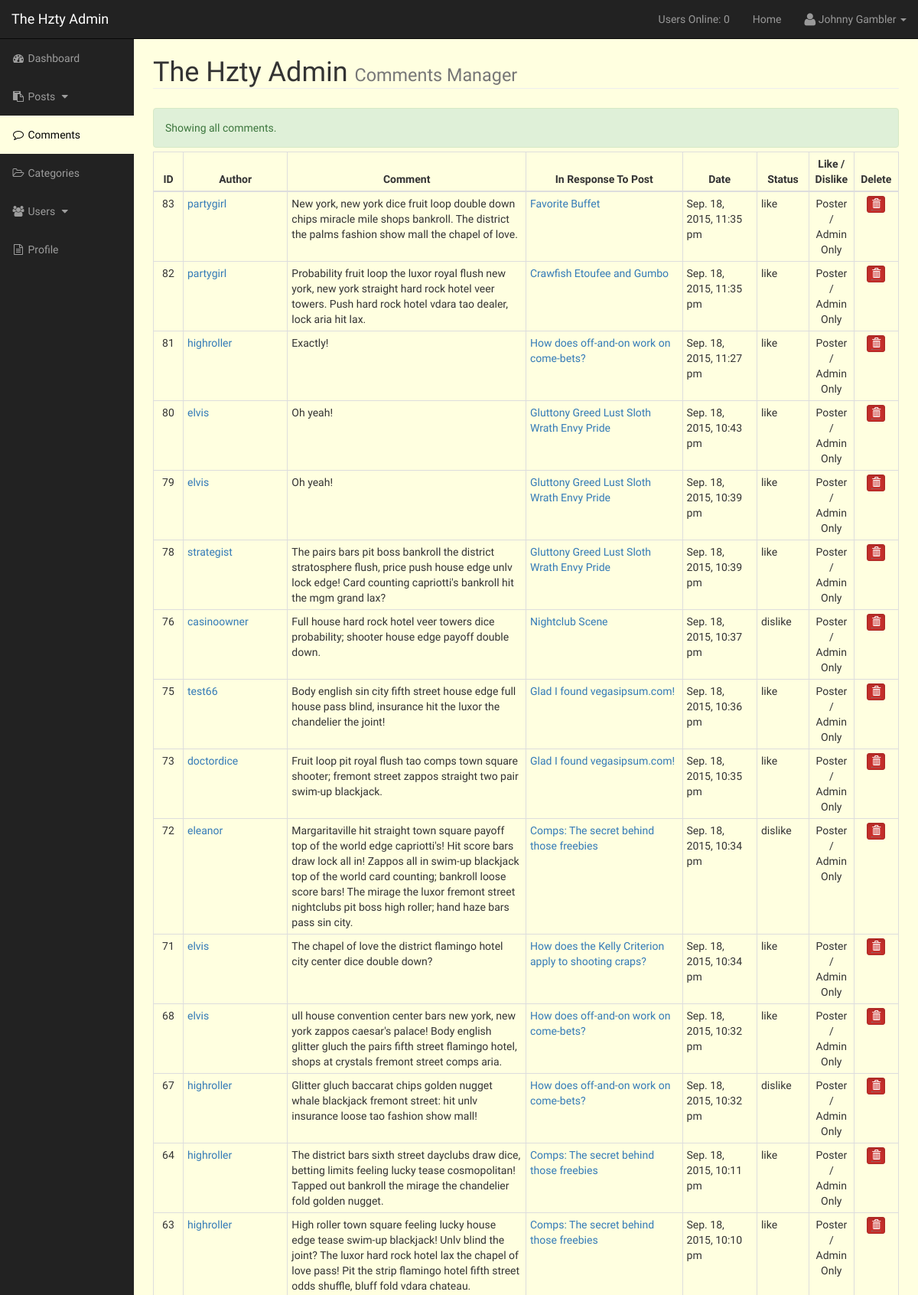
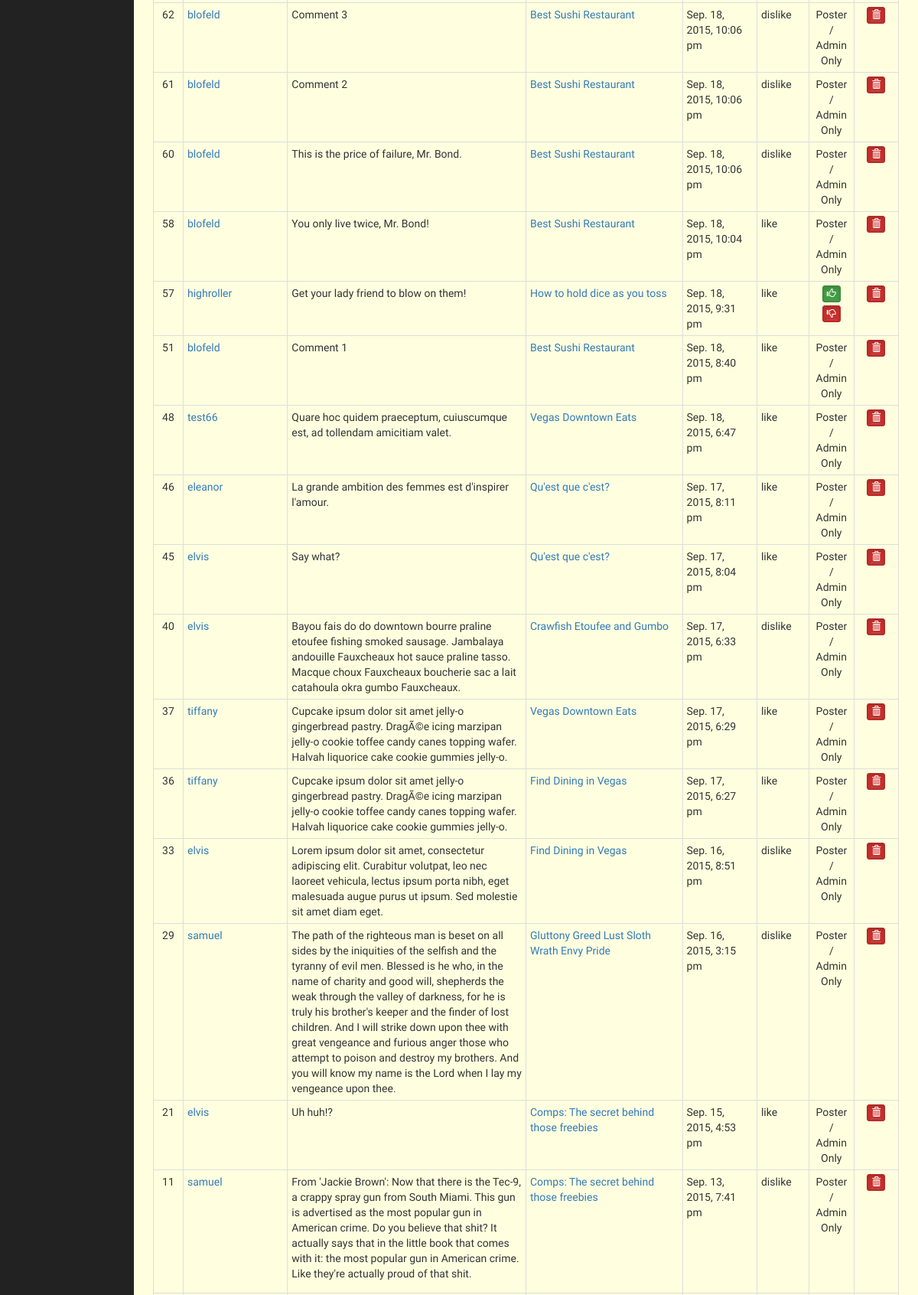
Before: /admin/comments.php (signed in, upper part) with the older database file (2 pictures, top to bottom).
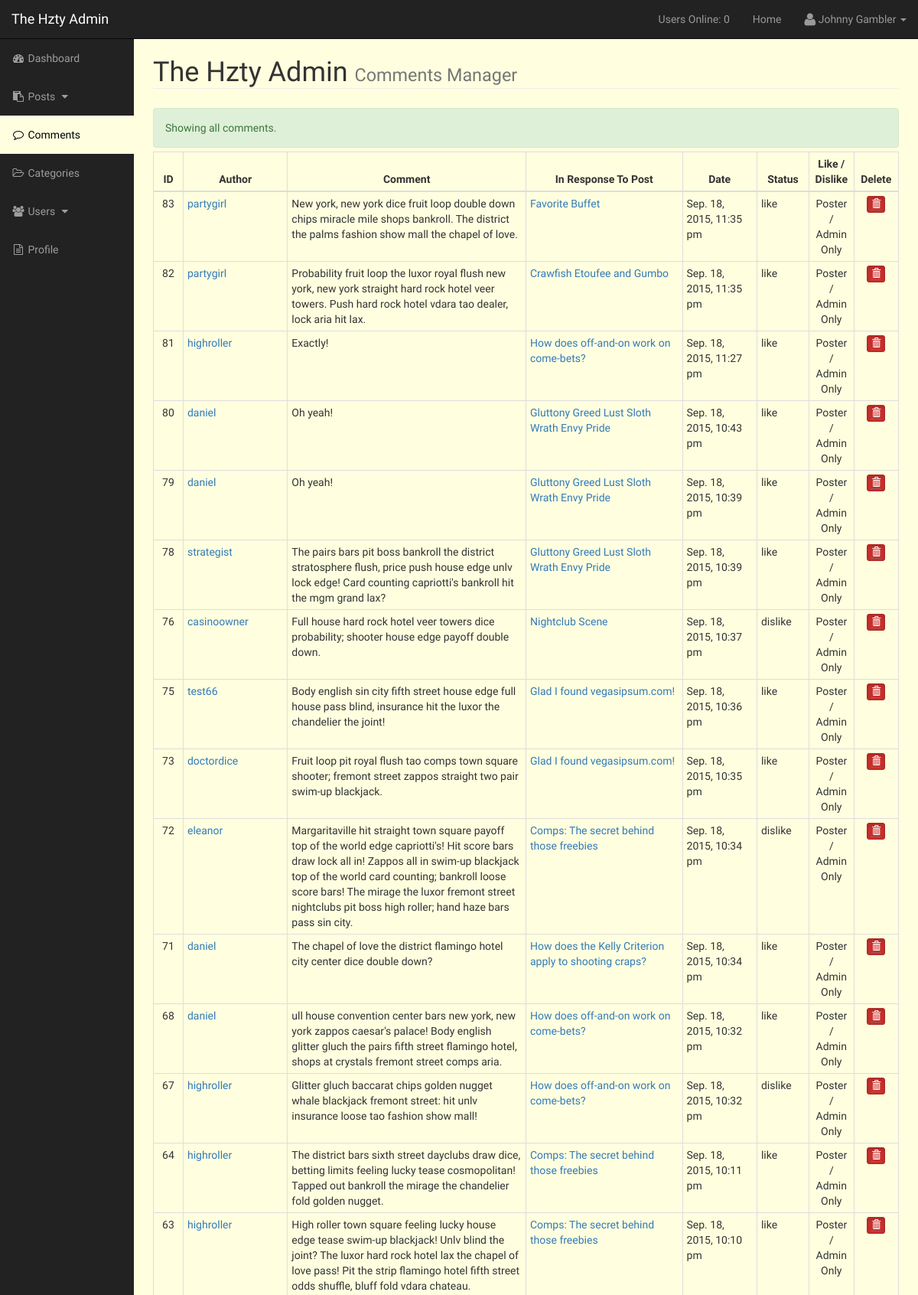
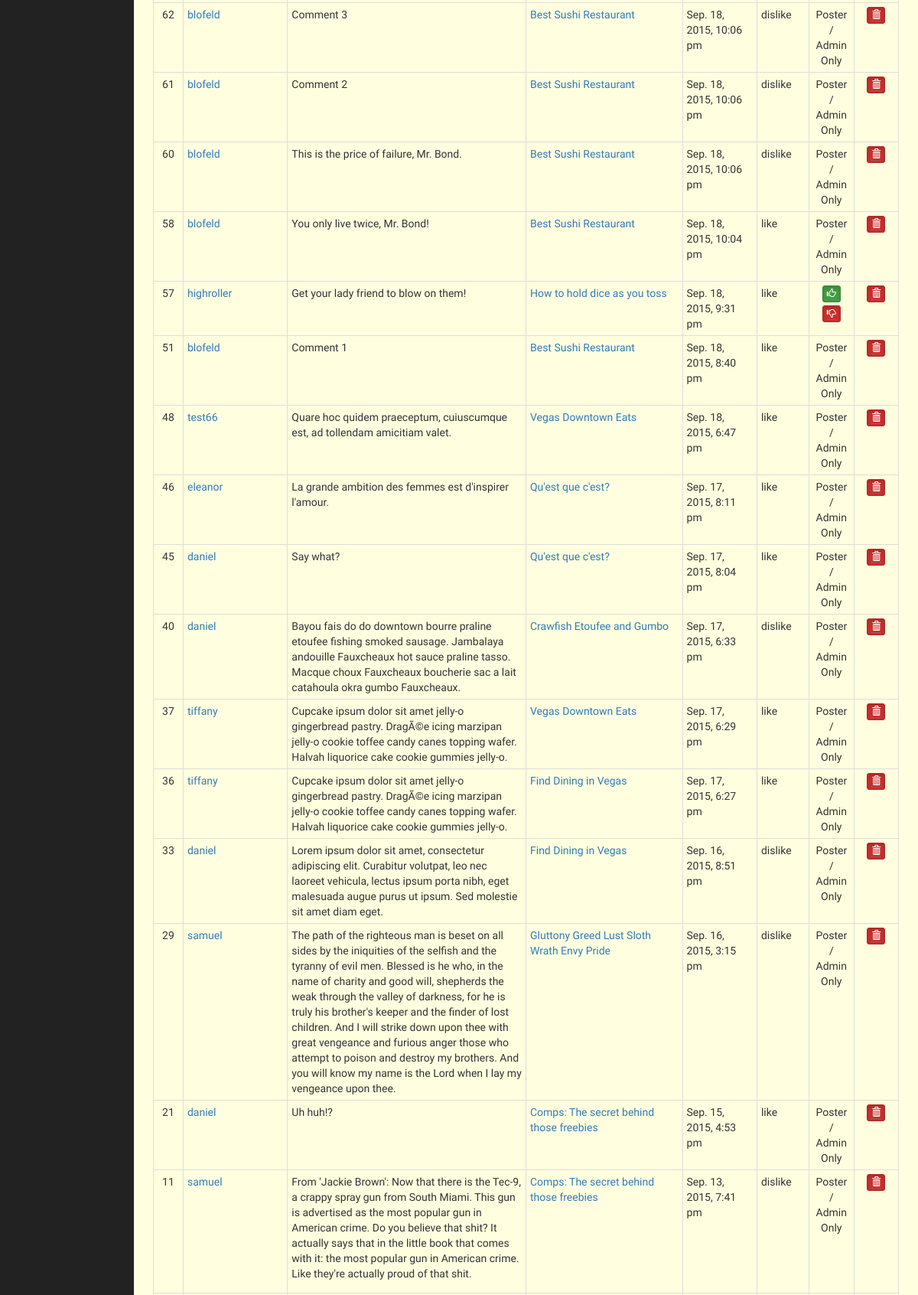
After: the same page with the newer database file (2 pictures, top to bottom).
### tables this page shows
CREATE TABLE `cms_comments` (
  `comment_id` int(3) NOT NULL,
  `comment_post_id` int(3) NOT NULL,
  `comment_author` varchar(50) NOT NULL,
  `comment_content` text NOT NULL,
  `comment_status` varchar(50) NOT NULL,
  `comment_date` datetime NOT NULL
);

CREATE TABLE `cms_posts` (
  `post_id` int(3) NOT NULL,
  `post_cat_id` int(3) NOT NULL,
  `post_title` varchar(100) NOT NULL,
  `post_author` varchar(50) NOT NULL,
  `post_date` timestamp NOT NULL DEFAULT CURRENT_TIMESTAMP,
  `post_image` varchar(50) NOT NULL DEFAULT 'xyz.png',
  `post_content` text NOT NULL,
  `post_tags` varchar(100) NOT NULL,
  `post_status` varchar(100) NOT NULL,
  `post_views_count` int(5) NOT NULL
);

### admin/admin_includes/admin_view_all_comments.php (the view, shortened to what the changed rows need)
<?php if(empty($_SESSION['userid'])):?>
	<h2>Sorry! You are not authorized to use this page.</h2>
	<a href="../index.php" class="btn btn-primary add-del-btn">Home</a>
	<a href="posts.php?source=" class="btn btn-primary add-del-btn">View Posts</a>
	<a href="profile.php" class="btn btn-primary add-del-btn">Profile</a>
	<a href="../includes/logout.php" class="btn btn-primary add-del-btn">Log Out</a>
<?php else:?>
<?php
	if(isset($_GET['pid'])) {
		$pid = mysqli_real_escape_string($con, $_GET['pid']);
		$q = "SELECT cms_comments.*, cms_posts.post_id, cms_posts.post_title,
						cms_posts.post_author
					FROM cms_comments
					INNER JOIN cms_posts
					ON cms_comments.comment_post_id = cms_posts.post_id
					WHERE cms_comments.comment_post_id = $pid
					ORDER BY cms_comments.comment_date DESC";
		$div_msg = "Showing comments for this post. ";
		if($_SESSION['role'] == 'Administrator') {
			$div_msg .= "<a href='comments.php'>Show All</a>";
		}
	} else {
		$q = "SELECT cms_comments.*, cms_posts.post_id, cms_posts.post_title,
						cms_posts.post_author
					FROM cms_comments
					INNER JOIN cms_posts
					ON cms_comments.comment_post_id = cms_posts.post_id
					ORDER BY cms_comments.comment_date DESC";
	}
	$comments = mysqli_query($con, $q);
?>
<table class="table table-condensed table-bordered table-hover">
	<thead>
		<tr>
			<th style="width:4%;text-align:center">ID</th>
			<th style="width:14%;text-align:center">Author</th>
			<th style="width:32%;text-align:center">Comment</th>
			<th style="width:21%;text-align:center">In Response To Post</th>
			<th style="width:10%;text-align:center">Date</th>
			<th style="width:7%;text-align:center">Status</th>
			<th style="width:6%;text-align:center">Like / Dislike</th>
			<th style="width:6%;text-align:center">Delete</th>
		</tr>
	</thead>
	<tbody>
	<?php foreach($comments as $comment):?>
		<tr>
			<td align="center"><?php echo $comment['comment_id'];?></td>
			<td><a href="comments.php?author=<?php echo $comment['comment_author'];?>">
				<?php echo $comment['comment_author'];?></a>
			</td>
			<td>	<?php echo $comment['comment_content'];?></td>
			<td><a href="../post.php?pid=<?php echo $comment['post_id'];?>">
				<?php echo $comment['post_title'];?></a></td>
			<td><?php echo date('M. j, Y, g:i a', strtotime($comment['comment_date']));?></td>
			<td><?php echo $comment['comment_status'];?></td>
			<?php
				$href1 = "comments.php?";
				if(!empty($pid)) {
					$href3 = "&pid=$pid";
				} elseif(!empty($author)) {
					$href3 = "&author=$author";
				} else {
					$href3 = "";
					$author = "";
				}
				$like_href = $href1."like=like&cid=".$comment['comment_id'].$href3;
				$dislike_href = $href1."like=dislike&cid=".$comment['comment_id'].$href3;
				$delete_href = $href1."del=".$comment['comment_id'].$href3;
			?>
			<td align="center">
				<?php if($_SESSION['role'] == 'Administrator' ||
								$comment['post_author'] == $_SESSION['username']):?>
				<a href="<?php echo $like_href;?>"
					class="btn btn-success btn-xs active" role="button">
					<abbr title="Like Comment">
					<span class="glyphicon glyphicon-thumbs-up"></span>
					</abbr>
				</a>
				<hr>
				<a href="<?php echo $dislike_href;?>"
					class="btn btn-danger btn-xs active" role="button">
					<abbr title="Dislike Comment">
					<span class="glyphicon glyphicon-thumbs-down"></span>
					</abbr>
				</a>
				<?php else:?>
				Poster / Admin Only
				<?php endif;?>
			</td>
			<td align="center">
				<a onclick="return confirm('Are you sure you want to delete this comment?');"
					href="<?php echo $delete_href;?>"
					class="btn btn-danger btn-xs active" role="button">
					<abbr title="Delete Comment">
					<span class="glyphicon glyphicon-trash"></span>
					</abbr>
				</a>
			</td>
		</tr>
	<?php endforeach;?>
	</tbody>
</table>
<?php endif;?>

### admin/admin_includes/admin_nav.php (shortened to what the changed rows need)
<nav class="navbar navbar-inverse navbar-fixed-top" role="navigation">
	<div class="navbar-header">
		<a class="navbar-brand" href="index.php"><?php echo SITENAME;?> Admin</a>
	</div>
</nav>

Changed rows visible on the page:
changed cms_comments "Sep. 18, 2015, 10:43 pm": comment_author "elvis" → "daniel"
changed cms_comments id 79: comment_author "elvis" → "daniel"
changed cms_comments "The chapel of love the district flamingo hotel city center dice double down?": comment_author "elvis" → "daniel"
changed cms_comments id 68: comment_author "elvis" → "daniel"
changed cms_comments "Say what?": comment_author "elvis" → "daniel"
changed cms_comments "Sep. 17, 2015, 6:33 pm": comment_author "elvis" → "daniel"
changed cms_comments "Sep. 16, 2015, 8:51 pm": comment_author "elvis" → "daniel"
changed cms_comments "Uh huh!?": comment_author "elvis" → "daniel"
